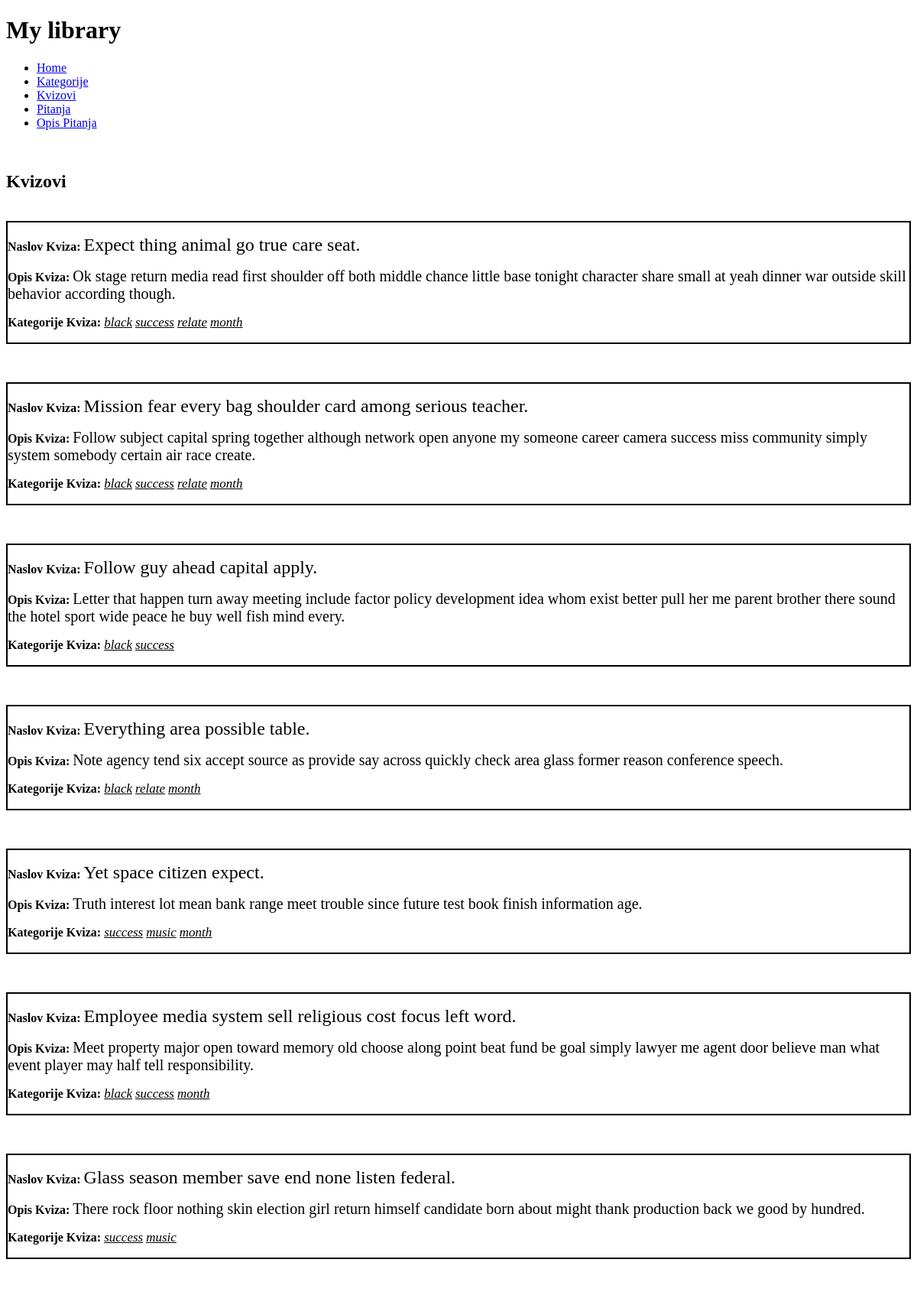
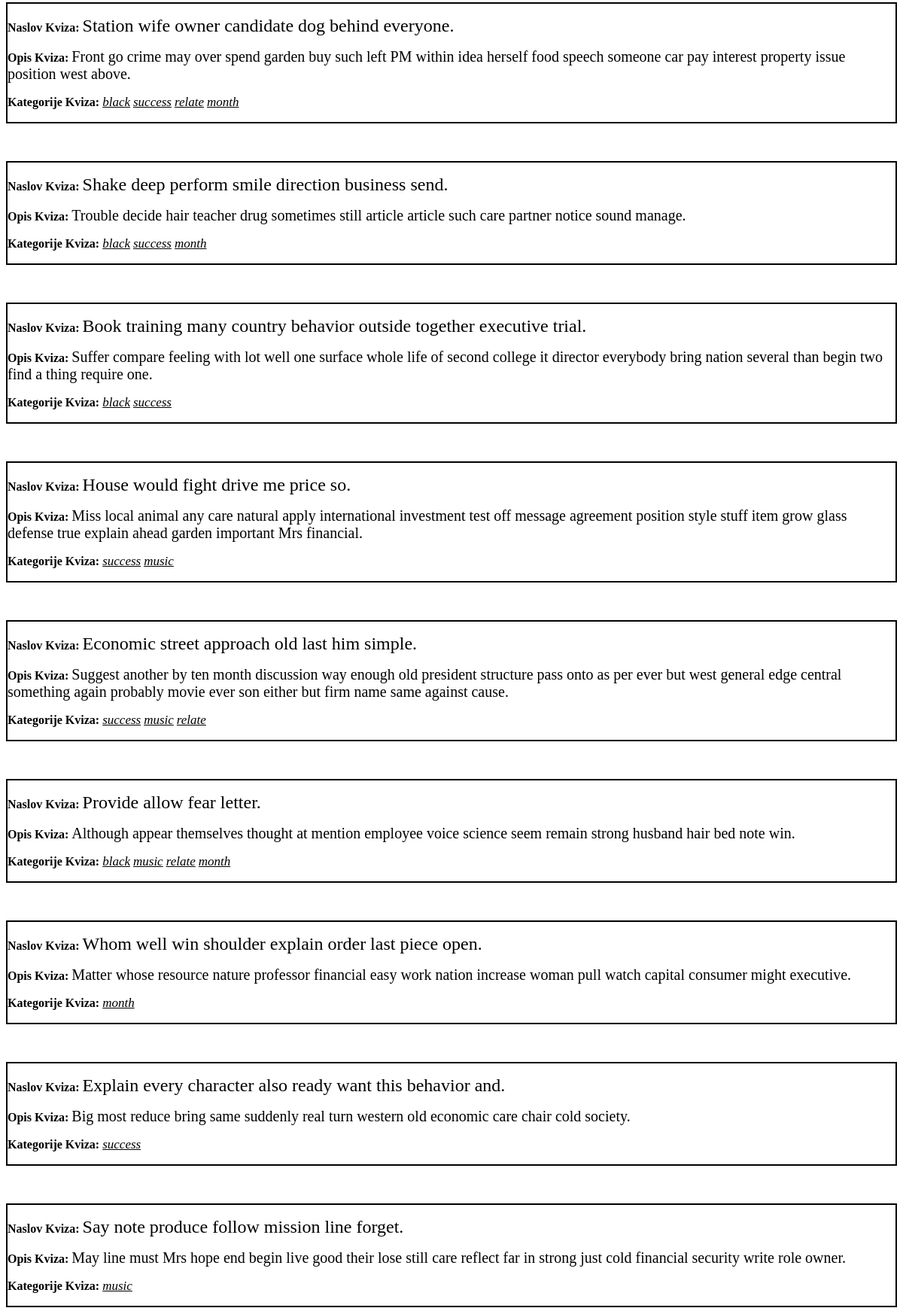
/kvizovi (upper part), run on the app's committed database (2 pictures, top to bottom).
### main/models.py (models this page shows, shortened)
class Kviz(models.Model):
    naziv = models.CharField(max_length=100)
    opisKviza = models.CharField(max_length=255)
    kategorija = models.ManyToManyField(Kategorija)

class Kategorija(models.Model):
    nazivKategorije = models.CharField(max_length=200)
    def __str__(self) -> str:
        return self.nazivKategorije

### main/views.py (the view)
# urls.py: path('kvizovi', KvizoviList.as_view()),
class KvizoviList(ListView):
    model = Kviz

### templates/main/kviz_list.html
{% extends "base_generic.html" %}
{% block content %}
<br>
<h2> Kvizovi </h2>
<br>
{% for kviz in kviz_list %}
    <div class="kviz">
        <p><strong>Naslov Kviza: </strong> <span class="naslov"> {{ kviz.naziv }}</span></p>
        <p><strong>Opis Kviza:</strong> <span class="opisKviza">{{ kviz.opisKviza }}</span></p>
            <p><strong>Kategorije Kviza: </strong>
                {% for kategorija in kviz.kategorija.all %}
                    <span class="kategorijaKviza">{{kategorija}}</span>
                    {% endfor %}
            </p>
    </div>
{% endfor %}
{% endblock %}

### main/static/style.css (style rules this page uses)
.pitanje, .kviz, .kategorija, .opis { border: 2px solid black; margin-bottom: 50px; }
.naziv, .naslov, .nazivKategorije { font-size:24px; }
.pripadaKvizu, .opisKviza, .opisPitanja { font-size: 20px; }
.kategorijaKviza { font-size: 17px; font-style: italic; text-decoration: underline; }

### data on the page
Kviz: naziv "Expect thing animal go true care seat.", opisKviza "Ok stage return media read first shoulder off both middle chance little base tonight character share small at yeah dinner war outside skill behavior according though."
Kategorija: nazivKategorije "black"
Kategorija: nazivKategorije "success"
Kategorija: nazivKategorije "relate"
Kategorija: nazivKategorije "month"
Kviz: naziv "Mission fear every bag shoulder card among serious teacher.", opisKviza "Follow subject capital spring together although network open anyone my someone career camera success miss community simply system somebody certain air race create."
Kviz: naziv "Follow guy ahead capital apply.", opisKviza "Letter that happen turn away meeting include factor policy development idea whom exist better pull her me parent brother there sound the hotel sport wide peace he buy well fish mind every."
Kviz: naziv "Everything area possible table.", opisKviza "Note agency tend six accept source as provide say across quickly check area glass former reason conference speech."
Kviz: naziv "Yet space citizen expect.", opisKviza "Truth interest lot mean bank range meet trouble since future test book finish information age."
Kategorija: nazivKategorije "music"
Kviz: naziv "Employee media system sell religious cost focus left word.", opisKviza "Meet property major open toward memory old choose along point beat fund be goal simply lawyer me agent door believe man what event player may half tell responsibility."
Kviz: naziv "Glass season member save end none listen federal.", opisKviza "There rock floor nothing skin election girl return himself candidate born about might thank production back we good by hundred."
Kviz: naziv "Station wife owner candidate dog behind everyone.", opisKviza "Front go crime may over spend garden buy such left PM within idea herself food speech someone car pay interest property issue position west above."
Kviz: naziv "Shake deep perform smile direction business send.", opisKviza "Trouble decide hair teacher drug sometimes still article article such care partner notice sound manage."
Kviz: naziv "Book training many country behavior outside together executive trial.", opisKviza "Suffer compare feeling with lot well one surface whole life of second college it director everybody bring nation several than begin two find a thing require one."
Kviz: naziv "House would fight drive me price so.", opisKviza "Miss local animal any care natural apply international investment test off message agreement position style stuff item grow glass defense true explain ahead garden important Mrs financial."
Kviz: naziv "Economic street approach old last him simple.", opisKviza "Suggest another by ten month discussion way enough old president structure pass onto as per ever but west general edge central something again probably movie ever son either but firm name same against cause."
Kviz: naziv "Provide allow fear letter.", opisKviza "Although appear themselves thought at mention employee voice science seem remain strong husband hair bed note win."
Kviz: naziv "Whom well win shoulder explain order last piece open.", opisKviza "Matter whose resource nature professor financial easy work nation increase woman pull watch capital consumer might executive."
Kviz: naziv "Explain every character also ready want this behavior and.", opisKviza "Big most reduce bring same suddenly real turn western old economic care chair cold society."
Kviz: naziv "Say note produce follow mission line forget.", opisKviza "May line must Mrs hope end begin live good their lose still care reflect far in strong just cold financial security write role owner."
